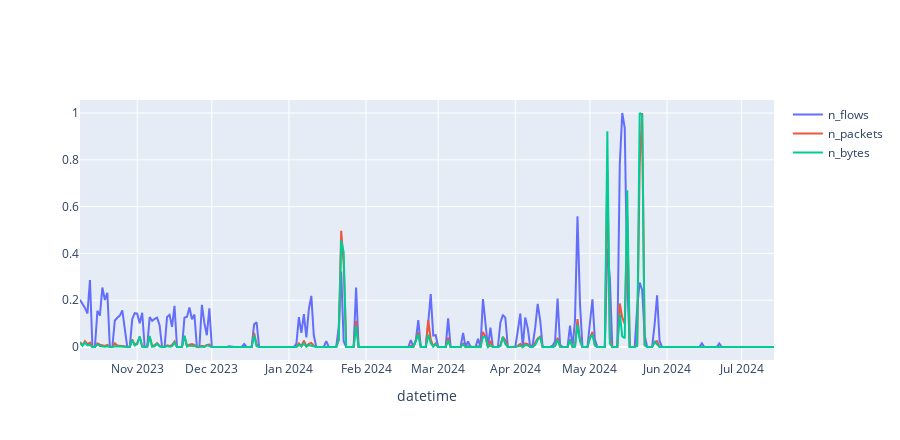

The cell this chart's notebook holds for it:
### Code cell
time_based_dataset.plot(ts_id=443967, plot_type="line", features="config", feature_per_plot=False, time_format="datetime", use_transformers=True)

### Figure 1 — Plotly figure (JSON) as saved in the notebook; plotly's stock layout.template omitted (floating-point values rounded to 4 significant figures; data arrays with more than 128 entries replaced by an {"elided": "..."} marker saying what was removed)
{"data": [{"mode": "lines", "name": "n_flows", "type": "scatter", "x": {"elided": "280 str values"}, "y": {"elided": "280 float values"}}, {"mode": "lines", "name": "n_packets", "type": "scatter", "x": {"elided": "280 str values"}, "y": {"elided": "280 float values"}}, {"mode": "lines", "name": "n_bytes", "type": "scatter", "x": {"elided": "280 str values"}, "y": {"elided": "280 float values"}}], "layout": {"height": 440, "showlegend": true, "xaxis": {"title": {"text": "datetime"}}}}
